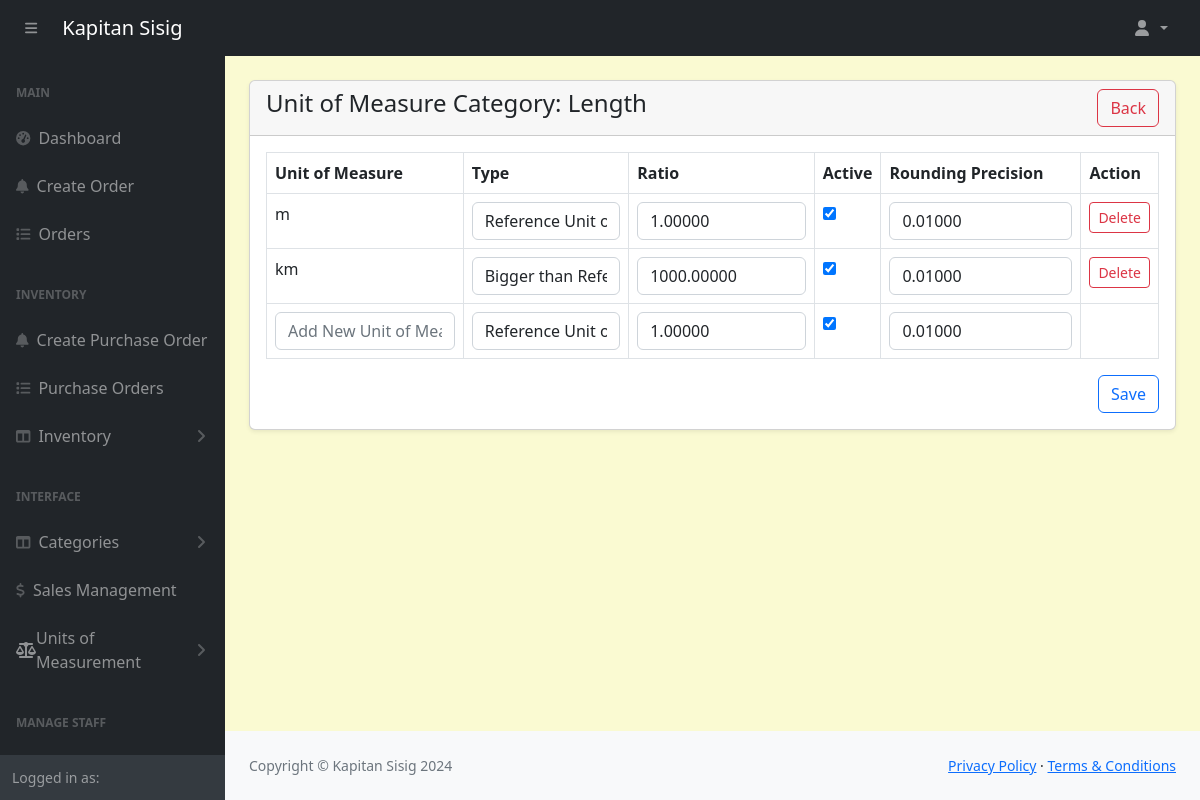
Screenshot of /POS-System-KapitanSisig/admin/units-view-category.php?id=1 with the database file from the repository.
### tables this page shows
CREATE TABLE `unit_categories` (
  `id` int(11) NOT NULL,
  `category_unit_name` varchar(255) NOT NULL
);

CREATE TABLE `units_of_measure` (
  `id` int(11) NOT NULL,
  `category_id` int(11) DEFAULT NULL,
  `uom_name` varchar(255) DEFAULT NULL,
  `type` enum('reference','bigger','smaller') DEFAULT NULL,
  `ratio` decimal(10,5) DEFAULT NULL,
  `active` tinyint(1) DEFAULT 1,
  `rounding_precision` decimal(10,5) DEFAULT NULL
);

### POS-System-KapitanSisig/admin/units-view-category.php (the view, shortened to what this page needs)
<?php include('includes/header.php'); ?>
<div class="container-fluid px-4">
    <div class="card mt-4 shadow-sm">
        <div class="card-header">
            <h4 class="mb-0">Unit of Measure Category:
                <?php
                    $category_id = $_GET['id'];
                    $category_sql = "SELECT category_unit_name FROM unit_categories WHERE id = $category_id";
                    $category_result = $conn->query($category_sql);
                    $category = $category_result->fetch_assoc();
                    echo htmlspecialchars($category['category_unit_name']);
                ?>
                <a href="units.php" class="btn btn-outline-danger float-end">Back</a>
            </h4>
        </div>
        <div class="card-body">
            <form action="code.php" method="POST">
                <div class="table-responsive">
                    <table class="table table-bordered">
                        <thead>
                            <tr>
                                <th>Unit of Measure</th>
                                <th>Type</th>
                                <th>Ratio</th>
                                <th>Active</th>
                                <th>Rounding Precision</th>
                                <th>Action</th>
                            </tr>
                        </thead>
                        <tbody>
                            <?php
                            $uom_sql = "SELECT * FROM units_of_measure WHERE category_id = $category_id";
                            $uom_result = $conn->query($uom_sql);
                            if ($uom_result->num_rows > 0) {
                                while($uom = $uom_result->fetch_assoc()) {
                                    echo "<tr>";
                                    echo "<td>" . htmlspecialchars($uom['uom_name']) . "</td>";
                                    echo "<td>
                                        <select name='uom_type[]' class='form-control'>
                                            <option value='reference' " . ($uom['type'] == 'reference' ? 'selected' : '') . ">Reference Unit of Measure</option>
                                            <option value='bigger' " . ($uom['type'] == 'bigger' ? 'selected' : '') . ">Bigger than Reference</option>
                                            <option value='smaller' " . ($uom['type'] == 'smaller' ? 'selected' : '') . ">Smaller than Reference</option>
                                        </select>
                                    </td>";
                                    echo "<td><input type='text' name='ratio[]' value='" . htmlspecialchars($uom['ratio']) . "' class='form-control'></td>";
                                    echo "<td><input type='checkbox' name='active[]' value='" . $uom['id'] . "' " . ($uom['active'] ? 'checked' : '') . "></td>";
                                    echo "<td><input type='text' name='rounding_precision[]' value='" . htmlspecialchars($uom['rounding_precision']) . "' class='form-control'></td>";
                                    echo "<td><a href='code.php?delete_uom=" . $uom['id'] . "' class='btn btn-sm btn-outline-danger'>Delete</a></td>";
                                    echo "</tr>";
                                }
                            } else {
                                echo "<tr><td colspan='6'>No Units of Measure found for this category.</td></tr>";
                            }
                            ?>
                            <tr>
                                <td><input type="text" name="new_uom_name" class="form-control" placeholder="Add New Unit of Measure"></td>
                                <td>
                                    <select name="new_uom_type" class="form-control">
                                        <option value="reference">Reference Unit of Measure</option>
                                    </select>
                                </td>
                                <td><input type="text" name="new_ratio" class="form-control" value="1.00000"></td>
                                <td><input type="checkbox" name="new_active" checked></td>
                                <td><input type="text" name="new_rounding_precision" class="form-control" value="0.01000"></td>
                                <td></td>
                            </tr>
                        </tbody>
                    </table>
                </div>
                <div class="text-end">
                    <button type="submit" name="save_uom" class="btn btn-outline-primary">Save</button>
                </div>
            </form>
        </div>
    </div>
</div>
<?php include('includes/footer.php'); ?>

### POS-System-KapitanSisig/admin/assets/css/custom.css (style rules this page uses)
body { margin: 0; font-family: system-ui, -apple-system, "Segoe UI", Roboto, "Helvetica Neue", "Noto Sans", "Liberation Sans", Arial, sans-serif; font-size: 1rem; font-weight: 400; line-height: 1.5; color: #212529; text-align: left; background-color: #FAFAD2; -webkit-text-size-adjust: 100%; -webkit-tap-highlight-color: rgba(0, 0, 0, 0); }

### rows the page displays
unit_categories: category_unit_name "Length"
units_of_measure: uom_name "m", type "Reference Unit of Measure", ratio "1.00000", active "☑", rounding_precision "0.01000"
units_of_measure: uom_name "km", type "Bigger than Reference", ratio "1000.00000", active "☑", rounding_precision "0.01000"
